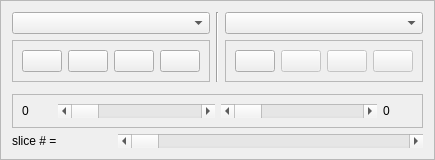
      <widget class="QFrame" name="frame_2">
       <property name="sizePolicy">
        <sizepolicy hsizetype="Maximum" vsizetype="Fixed">
         <horstretch>0</horstretch>
         <verstretch>0</verstretch>
        </sizepolicy>
       </property>
       <property name="frameShape">
        <enum>QFrame::StyledPanel</enum>
       </property>
       <property name="frameShadow">
        <enum>QFrame::Raised</enum>
       </property>
       <layout class="QVBoxLayout" name="verticalLayout_2">
        <item>
         <layout class="QHBoxLayout" name="horizontalLayout">
          <item>
           <layout class="QVBoxLayout" name="verticalLayout_7">
            <item>
             <widget class="QComboBox" name="figure_1_CB">
              <property name="sizePolicy">
               <sizepolicy hsizetype="Expanding" vsizetype="Fixed">
                <horstretch>0</horstretch>
                <verstretch>0</verstretch>
               </sizepolicy>
              </property>
             </widget>
            </item>
            <item>
             <widget class="QFrame" name="left_view_btns_F">
              <property name="sizePolicy">
               <sizepolicy hsizetype="Maximum" vsizetype="Preferred">
                <horstretch>0</horstretch>
                <verstretch>0</verstretch>
               </sizepolicy>
              </property>
              <property name="minimumSize">
               <size>
                <width>0</width>
                <height>20</height>
               </size>
              </property>
              <property name="frameShape">
               <enum>QFrame::StyledPanel</enum>
              </property>
              <property name="frameShadow">
               <enum>QFrame::Raised</enum>
              </property>
              <layout class="QHBoxLayout" name="horizontalLayout_12">
               <item>
                <widget class="QPushButton" name="view_1_BTN">
                 <property name="sizePolicy">
                  <sizepolicy hsizetype="Fixed" vsizetype="Fixed">
                   <horstretch>0</horstretch>
                   <verstretch>0</verstretch>
                  </sizepolicy>
                 </property>
                 <property name="minimumSize">
                  <size>
                   <width>40</width>
                   <height>0</height>
                  </size>
                 </property>
                 <property name="cursor">
                  <cursorShape>PointingHandCursor</cursorShape>
                 </property>
                 <property name="toolTip">
                  <string>Show figure</string>
                 </property>
                 <property name="text">
                  <string/>
                 </property>
                 <property name="icon">
                  <iconset>
                   <normaloff>icons/Eye.png</normaloff>icons/Eye.png</iconset>
                 </property>
                 <property name="iconSize">
                  <size>
                   <width>24</width>
                   <height>24</height>
                  </size>
                 </property>
                </widget>
               </item>
               <item>
                <widget class="QPushButton" name="show_im_1_BTN">
                 <property name="sizePolicy">
                  <sizepolicy hsizetype="Fixed" vsizetype="Fixed">
                   <horstretch>0</horstretch>
                   <verstretch>0</verstretch>
                  </sizepolicy>
                 </property>
                 <property name="minimumSize">
                  <size>
                   <width>40</width>
                   <height>0</height>
                  </size>
                 </property>
                 <property name="cursor">
                  <cursorShape>PointingHandCursor</cursorShape>
                 </property>
                 <property name="toolTip">
                  <string>Show data</string>
                 </property>
                 <property name="text">
                  <string/>
                 </property>
                 <property name="icon">
                  <iconset>
                   <normaloff>icons/Stock graph.png</normaloff>icons/Stock graph.png</iconset>
                 </property>
                 <property name="iconSize">
                  <size>
                   <width>24</width>
                   <height>24</height>
                  </size>
                 </property>
                </widget>
               </item>
               <item>
                <widget class="QPushButton" name="show_labels_1_BTN">
                 <property name="sizePolicy">
                  <sizepolicy hsizetype="Fixed" vsizetype="Fixed">
                   <horstretch>0</horstretch>
                   <verstretch>0</verstretch>
                  </sizepolicy>
                 </property>
                 <property name="minimumSize">
                  <size>
                   <width>40</width>
                   <height>0</height>
                  </size>
                 </property>
                 <property name="cursor">
                  <cursorShape>PointingHandCursor</cursorShape>
                 </property>
                 <property name="toolTip">
                  <string>Show labels</string>
                 </property>
                 <property name="text">
                  <string/>
                 </property>
                 <property name="icon">
                  <iconset>
                   <normaloff>icons/Blue tag.png</normaloff>icons/Blue tag.png</iconset>
                 </property>
                 <property name="iconSize">
                  <size>
                   <width>24</width>
                   <height>24</height>
                  </size>
                 </property>
                </widget>
               </item>
               <item>
                <widget class="QPushButton" name="show_contours_1_BTN">
                 <property name="sizePolicy">
                  <sizepolicy hsizetype="Fixed" vsizetype="Fixed">
                   <horstretch>0</horstretch>
                   <verstretch>0</verstretch>
                  </sizepolicy>
                 </property>
                 <property name="minimumSize">
                  <size>
                   <width>40</width>
                   <height>0</height>
                  </size>
                 </property>
                 <property name="cursor">
                  <cursorShape>PointingHandCursor</cursorShape>
                 </property>
                 <property name="toolTip">
                  <string>Show contours</string>
                 </property>
                 <property name="text">
                  <string/>
                 </property>
                 <property name="icon">
                  <iconset>
                   <normaloff>icons/Brush.png</normaloff>icons/Brush.png</iconset>
                 </property>
                 <property name="iconSize">
                  <size>
                   <width>24</width>
                   <height>24</height>
                  </size>
                 </property>
                </widget>
               </item>
              </layout>
             </widget>
            </item>
           </layout>
          </item>
          <item>
           <widget class="Line" name="line_4">
            <property name="orientation">
             <enum>Qt::Vertical</enum>
            </property>
           </widget>
          </item>
          <item>
           <layout class="QVBoxLayout" name="verticalLayout_8">
            <item>
             <widget class="QComboBox" name="figure_2_CB">
              <property name="sizePolicy">
               <sizepolicy hsizetype="Expanding" vsizetype="Fixed">
                <horstretch>0</horstretch>
                <verstretch>0</verstretch>
               </sizepolicy>
              </property>
             </widget>
            </item>
            <item>
             <widget class="QFrame" name="right_view_btns_F">
              <property name="sizePolicy">
               <sizepolicy hsizetype="Maximum" vsizetype="Preferred">
                <horstretch>0</horstretch>
                <verstretch>0</verstretch>
               </sizepolicy>
              </property>
              <property name="minimumSize">
               <size>
                <width>0</width>
                <height>20</height>
               </size>
              </property>
              <property name="frameShape">
               <enum>QFrame::StyledPanel</enum>
              </property>
              <property name="frameShadow">
               <enum>QFrame::Raised</enum>
              </property>
              <layout class="QHBoxLayout" name="horizontalLayout_13">
               <item>
                <widget class="QPushButton" name="view_2_BTN">
                 <property name="sizePolicy">
                  <sizepolicy hsizetype="Fixed" vsizetype="Fixed">
                   <horstretch>0</horstretch>
                   <verstretch>0</verstretch>
                  </sizepolicy>
                 </property>
                 <property name="minimumSize">
                  <size>
                   <width>40</width>
                   <height>0</height>
                  </size>
                 </property>
                 <property name="cursor">
                  <cursorShape>PointingHandCursor</cursorShape>
                 </property>
                 <property name="toolTip">
                  <string>Show figure</string>
                 </property>
                 <property name="text">
                  <string/>
                 </property>
                 <property name="icon">
                  <iconset>
                   <normaloff>icons/Eye.png</normaloff>icons/Eye.png</iconset>
                 </property>
                 <property name="iconSize">
                  <size>
                   <width>24</width>
                   <height>24</height>
                  </size>
                 </property>
                </widget>
               </item>
               <item>
                <widget class="QPushButton" name="show_im_2_BTN">
                 <property name="enabled">
                  <bool>false</bool>
                 </property>
                 <property name="sizePolicy">
                  <sizepolicy hsizetype="Fixed" vsizetype="Fixed">
                   <horstretch>0</horstretch>
                   <verstretch>0</verstretch>
                  </sizepolicy>
                 </property>
                 <property name="minimumSize">
                  <size>
                   <width>40</width>
                   <height>0</height>
                  </size>
                 </property>
                 <property name="cursor">
                  <cursorShape>PointingHandCursor</cursorShape>
                 </property>
                 <property name="toolTip">
                  <string>Show data</string>
                 </property>
                 <property name="text">
                  <string/>
                 </property>
                 <property name="icon">
                  <iconset>
                   <normaloff>icons/Stock graph.png</normaloff>icons/Stock graph.png</iconset>
                 </property>
                 <property name="iconSize">
                  <size>
                   <width>24</width>
                   <height>24</height>
                  </size>
                 </property>
                </widget>
               </item>
               <item>
                <widget class="QPushButton" name="show_labels_2_BTN">
                 <property name="enabled">
                  <bool>false</bool>
                 </property>
                 <property name="sizePolicy">
                  <sizepolicy hsizetype="Fixed" vsizetype="Fixed">
                   <horstretch>0</horstretch>
                   <verstretch>0</verstretch>
                  </sizepolicy>
                 </property>
                 <property name="minimumSize">
                  <size>
                   <width>40</width>
                   <height>0</height>
                  </size>
                 </property>
                 <property name="cursor">
                  <cursorShape>PointingHandCursor</cursorShape>
                 </property>
                 <property name="toolTip">
                  <string>Show labels</string>
                 </property>
                 <property name="text">
                  <string/>
                 </property>
                 <property name="icon">
                  <iconset>
                   <normaloff>icons/Blue tag.png</normaloff>icons/Blue tag.png</iconset>
                 </property>
                 <property name="iconSize">
                  <size>
                   <width>24</width>
                   <height>24</height>
                  </size>
                 </property>
                </widget>
               </item>
               <item>
                <widget class="QPushButton" name="show_contours_2_BTN">
                 <property name="enabled">
                  <bool>false</bool>
                 </property>
                 <property name="sizePolicy">
                  <sizepolicy hsizetype="Fixed" vsizetype="Fixed">
                   <horstretch>0</horstretch>
                   <verstretch>0</verstretch>
                  </sizepolicy>
                 </property>
                 <property name="minimumSize">
                  <size>
                   <width>40</width>
                   <height>0</height>
                  </size>
                 </property>
                 <property name="cursor">
                  <cursorShape>PointingHandCursor</cursorShape>
                 </property>
                 <property name="toolTip">
                  <string>Show contours</string>
                 </property>
                 <property name="text">
                  <string/>
                 </property>
                 <property name="icon">
                  <iconset>
                   <normaloff>icons/Brush.png</normaloff>icons/Brush.png</iconset>
                 </property>
                 <property name="iconSize">
                  <size>
                   <width>24</width>
                   <height>24</height>
                  </size>
                 </property>
                </widget>
               </item>
              </layout>
             </widget>
            </item>
           </layout>
          </item>
         </layout>
        </item>
        <item>
         <widget class="QFrame" name="viewer_F">
          <property name="sizePolicy">
           <sizepolicy hsizetype="Expanding" vsizetype="Expanding">
            <horstretch>0</horstretch>
            <verstretch>0</verstretch>
           </sizepolicy>
          </property>
          <property name="minimumSize">
           <size>
            <width>0</width>
            <height>0</height>
           </size>
          </property>
          <property name="frameShape">
           <enum>QFrame::Box</enum>
          </property>
         </widget>
        </item>
        <item>
         <widget class="QFrame" name="frame_7">
          <property name="frameShape">
           <enum>QFrame::StyledPanel</enum>
          </property>
          <property name="frameShadow">
           <enum>QFrame::Raised</enum>
          </property>
          <layout class="QHBoxLayout" name="horizontalLayout_3">
           <item>
            <widget class="QLabel" name="slice_number_1_LBL">
             <property name="maximumSize">
              <size>
               <width>30</width>
               <height>16777215</height>
              </size>
             </property>
             <property name="text">
              <string>0</string>
             </property>
            </widget>
           </item>
           <item>
            <widget class="QScrollBar" name="slice_L_SB">
             <property name="orientation">
              <enum>Qt::Horizontal</enum>
             </property>
            </widget>
           </item>
           <item>
            <widget class="QScrollBar" name="slice_R_SB">
             <property name="enabled">
              <bool>true</bool>
             </property>
             <property name="orientation">
              <enum>Qt::Horizontal</enum>
             </property>
            </widget>
           </item>
           <item>
            <widget class="QLabel" name="slice_number_2_LBL">
             <property name="maximumSize">
              <size>
               <width>30</width>
               <height>16777215</height>
              </size>
             </property>
             <property name="text">
              <string>0</string>
             </property>
            </widget>
           </item>
          </layout>
         </widget>
        </item>
        <item>
         <layout class="QHBoxLayout" name="horizontalLayout_11">
          <item>
           <widget class="QLabel" name="slice_number_LBL">
            <property name="sizePolicy">
             <sizepolicy hsizetype="Minimum" vsizetype="Preferred">
              <horstretch>0</horstretch>
              <verstretch>0</verstretch>
             </sizepolicy>
            </property>
            <property name="minimumSize">
             <size>
              <width>100</width>
              <height>0</height>
             </size>
            </property>
            <property name="text">
             <string>slice # =</string>
            </property>
           </widget>
          </item>
          <item>
           <widget class="QScrollBar" name="slice_C_SB">
            <property name="sizePolicy">
             <sizepolicy hsizetype="Expanding" vsizetype="Fixed">
              <horstretch>0</horstretch>
              <verstretch>0</verstretch>
             </sizepolicy>
            </property>
            <property name="orientation">
             <enum>Qt::Horizontal</enum>
            </property>
           </widget>
          </item>
         </layout>
        </item>
       </layout>
      </widget>
